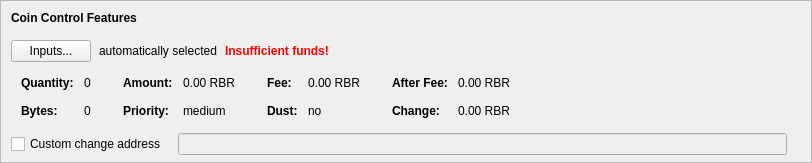
    <widget class="QFrame" name="frameCoinControl">
     <property name="sizePolicy">
      <sizepolicy hsizetype="Expanding" vsizetype="Expanding">
       <horstretch>0</horstretch>
       <verstretch>0</verstretch>
      </sizepolicy>
     </property>
     <property name="maximumSize">
      <size>
       <width>16777215</width>
       <height>16777215</height>
      </size>
     </property>
     <property name="frameShape">
      <enum>QFrame::StyledPanel</enum>
     </property>
     <property name="frameShadow">
      <enum>QFrame::Sunken</enum>
     </property>
     <layout class="QVBoxLayout" name="verticalLayoutCoinControl2">
      <property name="spacing">
       <number>0</number>
      </property>
      <property name="leftMargin">
       <number>0</number>
      </property>
      <property name="topMargin">
       <number>0</number>
      </property>
      <property name="rightMargin">
       <number>0</number>
      </property>
      <property name="bottomMargin">
       <number>6</number>
      </property>
      <item>
       <layout class="QVBoxLayout" name="verticalLayoutCoinControl" stretch="0,0,0,0,1">
        <property name="spacing">
         <number>0</number>
        </property>
        <property name="leftMargin">
         <number>10</number>
        </property>
        <property name="topMargin">
         <number>10</number>
        </property>
        <item>
         <layout class="QHBoxLayout" name="horizontalLayoutCoinControl1">
          <property name="bottomMargin">
           <number>15</number>
          </property>
          <item>
           <widget class="QLabel" name="labelCoinControlFeatures">
            <property name="sizePolicy">
             <sizepolicy hsizetype="Preferred" vsizetype="Maximum">
              <horstretch>0</horstretch>
              <verstretch>0</verstretch>
             </sizepolicy>
            </property>
            <property name="font">
             <font>
              <weight>75</weight>
              <bold>true</bold>
             </font>
            </property>
            <property name="styleSheet">
             <string notr="true">font-weight:bold;</string>
            </property>
            <property name="text">
             <string>Coin Control Features</string>
            </property>
           </widget>
          </item>
         </layout>
        </item>
        <item>
         <layout class="QHBoxLayout" name="horizontalLayoutCoinControl2" stretch="0,0,0,0">
          <property name="spacing">
           <number>8</number>
          </property>
          <property name="bottomMargin">
           <number>10</number>
          </property>
          <item>
           <widget class="QPushButton" name="pushButtonCoinControl">
            <property name="styleSheet">
             <string notr="true"/>
            </property>
            <property name="text">
             <string>Inputs...</string>
            </property>
            <property name="autoDefault">
             <bool>false</bool>
            </property>
           </widget>
          </item>
          <item>
           <widget class="QLabel" name="labelCoinControlAutomaticallySelected">
            <property name="text">
             <string>automatically selected</string>
            </property>
            <property name="margin">
             <number>5</number>
            </property>
           </widget>
          </item>
          <item>
           <widget class="QLabel" name="labelCoinControlInsuffFunds">
            <property name="font">
             <font>
              <weight>75</weight>
              <bold>true</bold>
             </font>
            </property>
            <property name="styleSheet">
             <string notr="true">color:red;font-weight:bold;</string>
            </property>
            <property name="text">
             <string>Insufficient funds!</string>
            </property>
            <property name="margin">
             <number>5</number>
            </property>
           </widget>
          </item>
          <item>
           <spacer name="horizontalSpacerCoinControl">
            <property name="orientation">
             <enum>Qt::Horizontal</enum>
            </property>
            <property name="sizeHint" stdset="0">
             <size>
              <width>40</width>
              <height>1</height>
             </size>
            </property>
           </spacer>
          </item>
         </layout>
        </item>
        <item>
         <widget class="QWidget" name="widgetCoinControl" native="true">
          <property name="sizePolicy">
           <sizepolicy hsizetype="Preferred" vsizetype="Preferred">
            <horstretch>0</horstretch>
            <verstretch>0</verstretch>
           </sizepolicy>
          </property>
          <property name="minimumSize">
           <size>
            <width>0</width>
            <height>0</height>
           </size>
          </property>
          <property name="styleSheet">
           <string notr="true"/>
          </property>
          <layout class="QHBoxLayout" name="horizontalLayoutCoinControl5">
           <property name="leftMargin">
            <number>0</number>
           </property>
           <property name="topMargin">
            <number>0</number>
           </property>
           <property name="rightMargin">
            <number>0</number>
           </property>
           <property name="bottomMargin">
            <number>0</number>
           </property>
           <item>
            <layout class="QHBoxLayout" name="horizontalLayoutCoinControl3" stretch="0,0,0,1">
             <property name="spacing">
              <number>20</number>
             </property>
             <property name="topMargin">
              <number>0</number>
             </property>
             <property name="bottomMargin">
              <number>10</number>
             </property>
             <item>
              <layout class="QFormLayout" name="formLayoutCoinControl1">
               <property name="horizontalSpacing">
                <number>10</number>
               </property>
               <property name="verticalSpacing">
                <number>14</number>
               </property>
               <property name="leftMargin">
                <number>10</number>
               </property>
               <property name="topMargin">
                <number>4</number>
               </property>
               <property name="rightMargin">
                <number>6</number>
               </property>
               <item row="0" column="0">
                <widget class="QLabel" name="labelCoinControlQuantityText">
                 <property name="font">
                  <font>
                   <weight>75</weight>
                   <bold>true</bold>
                  </font>
                 </property>
                 <property name="text">
                  <string>Quantity:</string>
                 </property>
                 <property name="margin">
                  <number>0</number>
                 </property>
                </widget>
               </item>
               <item row="0" column="1">
                <widget class="QLabel" name="labelCoinControlQuantity">
                 <property name="cursor">
                  <cursorShape>IBeamCursor</cursorShape>
                 </property>
                 <property name="contextMenuPolicy">
                  <enum>Qt::ActionsContextMenu</enum>
                 </property>
                 <property name="text">
                  <string notr="true">0</string>
                 </property>
                 <property name="margin">
                  <number>0</number>
                 </property>
                 <property name="textInteractionFlags">
                  <set>Qt::LinksAccessibleByMouse|Qt::TextSelectableByKeyboard|Qt::TextSelectableByMouse</set>
                 </property>
                </widget>
               </item>
               <item row="1" column="0">
                <widget class="QLabel" name="labelCoinControlBytesText">
                 <property name="font">
                  <font>
                   <weight>75</weight>
                   <bold>true</bold>
                  </font>
                 </property>
                 <property name="text">
                  <string>Bytes:</string>
                 </property>
                </widget>
               </item>
               <item row="1" column="1">
                <widget class="QLabel" name="labelCoinControlBytes">
                 <property name="cursor">
                  <cursorShape>IBeamCursor</cursorShape>
                 </property>
                 <property name="contextMenuPolicy">
                  <enum>Qt::ActionsContextMenu</enum>
                 </property>
                 <property name="text">
                  <string notr="true">0</string>
                 </property>
                 <property name="textInteractionFlags">
                  <set>Qt::LinksAccessibleByMouse|Qt::TextSelectableByKeyboard|Qt::TextSelectableByMouse</set>
                 </property>
                </widget>
               </item>
              </layout>
             </item>
             <item>
              <layout class="QFormLayout" name="formLayoutCoinControl2">
               <property name="horizontalSpacing">
                <number>10</number>
               </property>
               <property name="verticalSpacing">
                <number>14</number>
               </property>
               <property name="leftMargin">
                <number>6</number>
               </property>
               <property name="topMargin">
                <number>4</number>
               </property>
               <property name="rightMargin">
                <number>6</number>
               </property>
               <item row="0" column="0">
                <widget class="QLabel" name="labelCoinControlAmountText">
                 <property name="font">
                  <font>
                   <weight>75</weight>
                   <bold>true</bold>
                  </font>
                 </property>
                 <property name="text">
                  <string>Amount:</string>
                 </property>
                 <property name="margin">
                  <number>0</number>
                 </property>
                </widget>
               </item>
               <item row="0" column="1">
                <widget class="QLabel" name="labelCoinControlAmount">
                 <property name="cursor">
                  <cursorShape>IBeamCursor</cursorShape>
                 </property>
                 <property name="contextMenuPolicy">
                  <enum>Qt::ActionsContextMenu</enum>
                 </property>
                 <property name="text">
                  <string notr="true">0.00 RBR</string>
                 </property>
                 <property name="textInteractionFlags">
                  <set>Qt::LinksAccessibleByMouse|Qt::TextSelectableByKeyboard|Qt::TextSelectableByMouse</set>
                 </property>
                </widget>
               </item>
               <item row="1" column="0">
                <widget class="QLabel" name="labelCoinControlPriorityText">
                 <property name="font">
                  <font>
                   <weight>75</weight>
                   <bold>true</bold>
                  </font>
                 </property>
                 <property name="text">
                  <string>Priority:</string>
                 </property>
                </widget>
               </item>
               <item row="1" column="1">
                <widget class="QLabel" name="labelCoinControlPriority">
                 <property name="cursor">
                  <cursorShape>IBeamCursor</cursorShape>
                 </property>
                 <property name="contextMenuPolicy">
                  <enum>Qt::ActionsContextMenu</enum>
                 </property>
                 <property name="text">
                  <string notr="true">medium</string>
                 </property>
                 <property name="textInteractionFlags">
                  <set>Qt::LinksAccessibleByMouse|Qt::TextSelectableByKeyboard|Qt::TextSelectableByMouse</set>
                 </property>
                </widget>
               </item>
              </layout>
             </item>
             <item>
              <layout class="QFormLayout" name="formLayoutCoinControl3">
               <property name="horizontalSpacing">
                <number>10</number>
               </property>
               <property name="verticalSpacing">
                <number>14</number>
               </property>
               <property name="leftMargin">
                <number>6</number>
               </property>
               <property name="topMargin">
                <number>4</number>
               </property>
               <property name="rightMargin">
                <number>6</number>
               </property>
               <item row="0" column="0">
                <widget class="QLabel" name="labelCoinControlFeeText">
                 <property name="font">
                  <font>
                   <weight>75</weight>
                   <bold>true</bold>
                  </font>
                 </property>
                 <property name="text">
                  <string>Fee:</string>
                 </property>
                 <property name="margin">
                  <number>0</number>
                 </property>
                </widget>
               </item>
               <item row="0" column="1">
                <widget class="QLabel" name="labelCoinControlFee">
                 <property name="cursor">
                  <cursorShape>IBeamCursor</cursorShape>
                 </property>
                 <property name="contextMenuPolicy">
                  <enum>Qt::ActionsContextMenu</enum>
                 </property>
                 <property name="text">
                  <string notr="true">0.00 RBR</string>
                 </property>
                 <property name="textInteractionFlags">
                  <set>Qt::LinksAccessibleByMouse|Qt::TextSelectableByKeyboard|Qt::TextSelectableByMouse</set>
                 </property>
                </widget>
               </item>
               <item row="1" column="0">
                <widget class="QLabel" name="labelCoinControlLowOutputText">
                 <property name="font">
                  <font>
                   <weight>75</weight>
                   <bold>true</bold>
                  </font>
                 </property>
                 <property name="text">
                  <string>Dust:</string>
                 </property>
                </widget>
               </item>
               <item row="1" column="1">
                <widget class="QLabel" name="labelCoinControlLowOutput">
                 <property name="cursor">
                  <cursorShape>IBeamCursor</cursorShape>
                 </property>
                 <property name="contextMenuPolicy">
                  <enum>Qt::ActionsContextMenu</enum>
                 </property>
                 <property name="text">
                  <string notr="true">no</string>
                 </property>
                 <property name="textInteractionFlags">
                  <set>Qt::LinksAccessibleByMouse|Qt::TextSelectableByKeyboard|Qt::TextSelectableByMouse</set>
                 </property>
                </widget>
               </item>
              </layout>
             </item>
             <item>
              <layout class="QFormLayout" name="formLayoutCoinControl4">
               <property name="horizontalSpacing">
                <number>10</number>
               </property>
               <property name="verticalSpacing">
                <number>14</number>
               </property>
               <property name="leftMargin">
                <number>6</number>
               </property>
               <property name="topMargin">
                <number>4</number>
               </property>
               <property name="rightMargin">
                <number>6</number>
               </property>
               <item row="0" column="0">
                <widget class="QLabel" name="labelCoinControlAfterFeeText">
                 <property name="font">
                  <font>
                   <weight>75</weight>
                   <bold>true</bold>
                  </font>
                 </property>
                 <property name="text">
                  <string>After Fee:</string>
                 </property>
                 <property name="margin">
                  <number>0</number>
                 </property>
                </widget>
               </item>
               <item row="0" column="1">
                <widget class="QLabel" name="labelCoinControlAfterFee">
                 <property name="cursor">
                  <cursorShape>IBeamCursor</cursorShape>
                 </property>
                 <property name="contextMenuPolicy">
                  <enum>Qt::ActionsContextMenu</enum>
                 </property>
                 <property name="text">
                  <string notr="true">0.00 RBR</string>
                 </property>
                 <property name="textInteractionFlags">
                  <set>Qt::LinksAccessibleByMouse|Qt::TextSelectableByKeyboard|Qt::TextSelectableByMouse</set>
                 </property>
                </widget>
               </item>
               <item row="1" column="0">
                <widget class="QLabel" name="labelCoinControlChangeText">
                 <property name="font">
                  <font>
                   <weight>75</weight>
                   <bold>true</bold>
                  </font>
                 </property>
                 <property name="text">
                  <string>Change:</string>
                 </property>
                </widget>
               </item>
               <item row="1" column="1">
                <widget class="QLabel" name="labelCoinControlChange">
                 <property name="cursor">
                  <cursorShape>IBeamCursor</cursorShape>
                 </property>
                 <property name="contextMenuPolicy">
                  <enum>Qt::ActionsContextMenu</enum>
                 </property>
                 <property name="text">
                  <string notr="true">0.00 RBR</string>
                 </property>
                 <property name="textInteractionFlags">
                  <set>Qt::LinksAccessibleByMouse|Qt::TextSelectableByKeyboard|Qt::TextSelectableByMouse</set>
                 </property>
                </widget>
               </item>
              </layout>
             </item>
            </layout>
           </item>
          </layout>
         </widget>
        </item>
        <item>
         <layout class="QHBoxLayout" name="horizontalLayoutCoinControl4" stretch="0,0,0">
          <property name="spacing">
           <number>12</number>
          </property>
          <property name="sizeConstraint">
           <enum>QLayout::SetDefaultConstraint</enum>
          </property>
          <property name="topMargin">
           <number>5</number>
          </property>
          <property name="rightMargin">
           <number>5</number>
          </property>
          <item>
           <widget class="QCheckBox" name="checkBoxCoinControlChange">
            <property name="toolTip">
             <string>If this is activated, but the change address is empty or invalid, change will be sent to a newly generated address.</string>
            </property>
            <property name="text">
             <string>Custom change address</string>
            </property>
           </widget>
          </item>
          <item>
           <widget class="QValidatedLineEdit" name="lineEditCoinControlChange">
            <property name="enabled">
             <bool>false</bool>
            </property>
            <property name="sizePolicy">
             <sizepolicy hsizetype="Expanding" vsizetype="Fixed">
              <horstretch>0</horstretch>
              <verstretch>0</verstretch>
             </sizepolicy>
            </property>
           </widget>
          </item>
          <item>
           <widget class="QLabel" name="labelCoinControlChangeLabel">
            <property name="sizePolicy">
             <sizepolicy hsizetype="Preferred" vsizetype="Expanding">
              <horstretch>0</horstretch>
              <verstretch>0</verstretch>
             </sizepolicy>
            </property>
            <property name="minimumSize">
             <size>
              <width>0</width>
              <height>0</height>
             </size>
            </property>
            <property name="text">
             <string/>
            </property>
            <property name="margin">
             <number>3</number>
            </property>
           </widget>
          </item>
         </layout>
        </item>
        <item>
         <spacer name="verticalSpacerCoinControl">
          <property name="orientation">
           <enum>Qt::Vertical</enum>
          </property>
          <property name="sizeHint" stdset="0">
           <size>
            <width>800</width>
            <height>1</height>
           </size>
          </property>
         </spacer>
        </item>
       </layout>
      </item>
     </layout>
    </widget>
